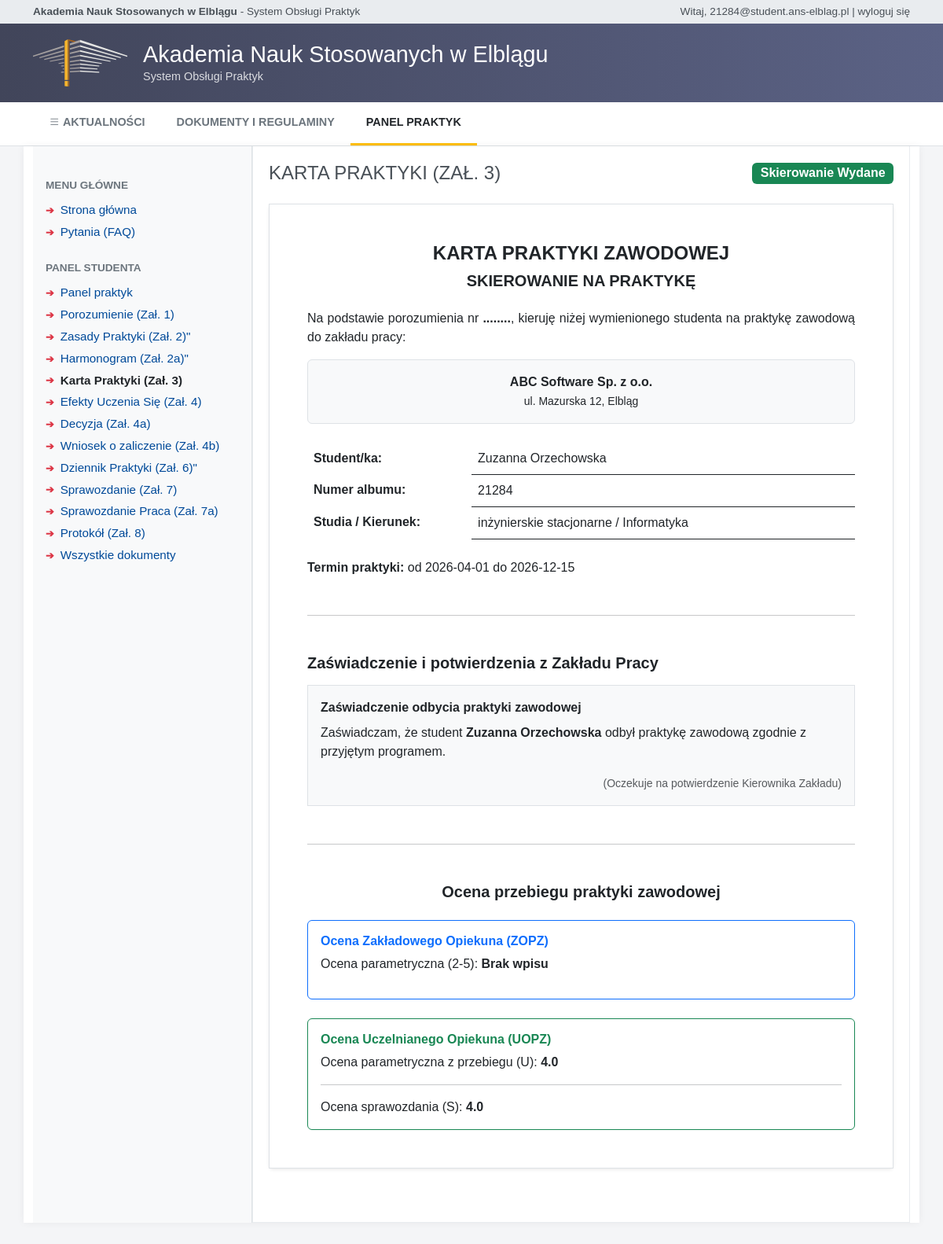
Screenshot of /student/zal3_karta (signed in) with the database file from the repository.
### models.py (models this page shows, shortened)
class Uzytkownik(db.Model, UserMixin):
    __tablename__ = 'uzytkownik'
    id = db.Column(db.Integer, primary_key=True)
    email = db.Column(db.String(120), unique=True, nullable=False)
    haslo_hash = db.Column(db.String(255), nullable=False)
    imie = db.Column(db.String(50), nullable=False)
    nazwisko = db.Column(db.String(50), nullable=False)
    rola = db.Column(db.String(20), nullable=False)
    aktywny = db.Column(db.Integer, default=1)
    @property
    def is_active(self):
        return bool(self.aktywny)

class ZakladPracy(db.Model):
    __tablename__ = 'zaklad_pracy'
    id = db.Column(db.Integer, primary_key=True)
    nazwa = db.Column(db.String(255), nullable=False)
    nip = db.Column(db.String(20), unique=True)
    adres = db.Column(db.String(255))
    miasto = db.Column(db.String(100))
    email = db.Column(db.String(120))
    telefon = db.Column(db.String(50))
    zopz_id = db.Column(db.Integer, db.ForeignKey('uzytkownik.id'))

class Student(db.Model):
    __tablename__ = 'student'
    id = db.Column(db.Integer, primary_key=True)
    uzytkownik_id = db.Column(db.Integer, db.ForeignKey('uzytkownik.id'), nullable=False)
    nr_albumu = db.Column(db.String(20), unique=True, nullable=False)
    kierunek = db.Column(db.String(100), default='informatyka')
    specjalnosc = db.Column(db.String(100))
    tryb_studiow = db.Column(db.String(50))
    rok_studiow = db.Column(db.Integer)
    uzytkownik = db.relationship('Uzytkownik', backref=db.backref('student_profil', uselist=False))

class Praktyka(db.Model):
    __tablename__ = 'praktyka'
    id = db.Column(db.Integer, primary_key=True)
    student_id = db.Column(db.Integer, db.ForeignKey('student.id'), nullable=False)
    zaklad_id = db.Column(db.Integer, db.ForeignKey('zaklad_pracy.id'), nullable=False)
    uopz_id = db.Column(db.Integer, db.ForeignKey('uzytkownik.id'), nullable=False)
    status = db.Column(db.String(50), default='OCZEKUJE_NA_ZAL9')
    data_start = db.Column(db.Date)
    data_end = db.Column(db.Date)
    liczba_godzin = db.Column(db.Integer, default=960)
    student = db.relationship('Student', backref='praktyki')
    zaklad = db.relationship('ZakladPracy')

class Protokol(db.Model):
    __tablename__ = 'protokol'
    id = db.Column(db.Integer, primary_key=True)
    praktyka_id = db.Column(db.Integer, db.ForeignKey('praktyka.id'), unique=True, nullable=False)
    ocena_s = db.Column(db.Float)  # ocena za sprawozdanie
    ocena_u = db.Column(db.Float)  # ocena UOPZ
    ocena_z = db.Column(db.Float)  # ocena ZOPZ
    ocena_koncowa = db.Column(db.Float)
    data_egzaminu = db.Column(db.Date)
    przewodniczacy = db.Column(db.String(255))
    plik_pdf_path = db.Column(db.String(255))
    created_at = db.Column(db.DateTime, default=datetime.utcnow)
    praktyka = db.relationship('Praktyka', backref=db.backref('protokol', uselist=False))

### blueprints/student.py (the view)
@student_bp.route('/zal3_karta')
@login_required
def zal3_karta():
    if current_user.rola != 'student':
        return redirect(url_for('index'))
    student = Student.query.filter_by(uzytkownik_id=current_user.id).first()
    praktyka = Praktyka.query.filter_by(student_id=student.id).first()
    if not praktyka:
        flash('Brak przypisanej praktyki.', 'warning')
        return redirect(url_for('student.dashboard'))
    uopz = Uzytkownik.query.get(praktyka.uopz_id) if praktyka.uopz_id else None
    porozumienie = Porozumienie.query.filter_by(praktyka_id=praktyka.id).first()
    protokol = Protokol.query.filter_by(praktyka_id=praktyka.id).first()
    zopz = Uzytkownik.query.get(praktyka.zaklad.zopz_id) if praktyka.zaklad and praktyka.zaklad.zopz_id else None
    return render_template(
        'dokumenty/zal3_karta.html',
        student=student,
        praktyka=praktyka,
        uopz=uopz,
        zopz=zopz,
        porozumienie=porozumienie,
        protokol=protokol
    )

### templates/dokumenty/zal3_karta.html (shortened to what this page needs)
{% extends "base.html" %}
{% block content %}
<div class="d-flex justify-content-between align-items-center mb-4">
    <div>
        <h2
            style="color: #495057; font-weight: normal; font-size: 1.5rem; text-transform: uppercase; margin-bottom: 0;">
            Karta Praktyki (Zał. 3)</h2>
    </div>
    {% if praktyka.status == 'SKIEROWANIE_WYDANE' %}
    <span class="badge bg-success fs-6">Skierowanie Wydane</span>
    {% else %}
    <span class="badge bg-warning text-dark fs-6">Oczekuje na Skierowanie</span>
    {% endif %}
</div>
<div class="card shadow-sm border-0 mb-5">
    <div class="card-body p-5"
        style="border: 1px solid #dee2e6; max-width: 900px; margin: 0 auto; background-color: #fff;">
        <div class="text-center mb-4">
            <h4 class="fw-bold m-0">KARTA PRAKTYKI ZAWODOWEJ</h4>
            <h5 class="fw-bold mt-2">SKIEROWANIE NA PRAKTYKĘ</h5>
        </div>
        <p style="text-align: justify;">Na podstawie porozumienia nr <strong>{% if porozumienie and porozumienie.id %}{{
                porozumienie.id }}{% else %}........{% endif %}</strong>, kieruję niżej wymienionego studenta na
            praktykę zawodową do zakładu pracy:</p>
        <div class="bg-light p-3 mb-4 text-center rounded fw-bold border">
            {{ praktyka.zaklad.nazwa }}<br>
            <small class="fw-normal">{{ praktyka.zaklad.adres }}, {{ praktyka.zaklad.miasto }}</small>
        </div>
        <table class="table table-borderless mb-4">
            <tbody>
                <tr>
                    <td style="width: 30%;" class="fw-bold">Student/ka:</td>
                    <td class="border-bottom border-dark">{{ student.uzytkownik.imie }} {{ student.uzytkownik.nazwisko
                        }}</td>
                </tr>
                <tr>
                    <td class="fw-bold">Numer albumu:</td>
                    <td class="border-bottom border-dark">{{ student.nr_albumu }}</td>
                </tr>
                <tr>
                    <td class="fw-bold">Studia / Kierunek:</td>
                    <td class="border-bottom border-dark">inżynierskie {{ student.tryb_studiow }} / {{ student.kierunek
                        }}</td>
                </tr>
            </tbody>
        </table>
        <p><strong>Termin praktyki:</strong> od {{ praktyka.data_start }} do {{ praktyka.data_end }}</p>
        <hr class="my-5">
        <h5 class="fw-bold mb-3">Zaświadczenie i potwierdzenia z Zakładu Pracy</h5>
        <div class="p-3 border bg-light mb-4">
            <p class="fw-bold mb-2">Zaświadczenie odbycia praktyki zawodowej</p>
            <p>Zaświadczam, że student <strong>{{ student.uzytkownik.imie }} {{ student.uzytkownik.nazwisko }}</strong>
                odbył praktykę zawodową zgodnie z przyjętym programem.</p>
            <div class="text-end text-muted mt-3"><small>(Oczekuje na potwierdzenie Kierownika Zakładu)</small></div>
        </div>
        <hr class="my-5">
        <h5 class="fw-bold mb-4 text-center">Ocena przebiegu praktyki zawodowej</h5>
        <div class="p-3 border rounded border-primary mb-4">
            <h6 class="fw-bold text-primary">Ocena Zakładowego Opiekuna (ZOPZ)</h6>
            <p>Ocena parametryczna (2-5): <strong>{% if protokol and protokol.ocena_z %}{{ protokol.ocena_z }}{% else
                    %}Brak wpisu{% endif %}</strong></p>
        </div>
        <div class="p-3 border rounded border-success">
            <h6 class="fw-bold text-success">Ocena Uczelnianego Opiekuna (UOPZ)</h6>
            {% if current_user.rola == 'uopz' %}
            <form method="POST">
                <div class="row mb-3 mt-3">
                    <div class="col-md-6">
                        <label class="form-label">Ocena parametryczna z przebiegu (U):</label>
                        <select name="ocena_u" class="form-select">
                            <option value="">Wybierz ocenę...</option>
                            <option value="2.0" {% if protokol and protokol.ocena_u==2.0 %}selected{% endif %}>2.0 -
                                Niedostateczny</option>
                            <option value="3.0" {% if protokol and protokol.ocena_u==3.0 %}selected{% endif %}>3.0 -
                                Dostateczny</option>
                            <option value="3.5" {% if protokol and protokol.ocena_u==3.5 %}selected{% endif %}>3.5 -
                                Dostateczny Plus</option>
                            <option value="4.0" {% if protokol and protokol.ocena_u==4.0 %}selected{% endif %}>4.0 -
                                Dobry</option>
                            <option value="4.5" {% if protokol and protokol.ocena_u==4.5 %}selected{% endif %}>4.5 -
                                Dobry Plus</option>
                            <option value="5.0" {% if protokol and protokol.ocena_u==5.0 %}selected{% endif %}>5.0 -
                                Bardzo Dobry</option>
                        </select>
                    </div>
                    <div class="col-md-6">
                        <label class="form-label">Ocena sprawozdania studenta (S):</label>
                        <select name="ocena_s" class="form-select">
                            <option value="">Wybierz ocenę...</option>
                            <option value="3.0" {% if protokol and protokol.ocena_s==3.0 %}selected{% endif %}>3.0
                            </option>
                            <option value="4.0" {% if protokol and protokol.ocena_s==4.0 %}selected{% endif %}>4.0
                            </option>
                            <option value="5.0" {% if protokol and protokol.ocena_s==5.0 %}selected{% endif %}>5.0
                            </option>
                        </select>
                    </div>
                </div>
                <div class="text-end">
                    <button type="submit" name="akcja" value="zapisz_ocene" class="btn btn-sm btn-success">Zapisz
                        oceny</button>
                </div>
            </form>
            {% else %}
            <p>Ocena parametryczna z przebiegu (U): <strong>{% if protokol and protokol.ocena_u %}{{ protokol.ocena_u
                    }}{% else %}Oczekuje...{% endif %}</strong></p>
            <hr>
            <p class="mb-0">Ocena sprawozdania (S): <strong>{% if protokol and protokol.ocena_s %}{{ protokol.ocena_s
                    }}{% else %}Oczekuje...{% endif %}</strong></p>
            {% endif %}
        </div>
    </div>
</div>
{% endblock %}

### templates/base.html (shortened to what this page needs)
<!DOCTYPE html>
<html lang="pl">
<head>
    <link href="https://cdn.jsdelivr.net/npm/bootstrap@5.3.0/dist/css/bootstrap.min.css" rel="stylesheet">
    <link rel="stylesheet" href="https://cdn.jsdelivr.net/npm/bootstrap-icons@1.10.5/font/bootstrap-icons.css">
</head>
<body>
    <div class="top-bar">
        <div class="container d-flex justify-content-between align-items-center">
            <div>
                <strong>Akademia Nauk Stosowanych w Elblągu</strong> - System Obsługi Praktyk
            </div>
            <div>
                {% if current_user.is_authenticated %}
                Witaj, {{ current_user.email }} |
                <a href="{{ url_for('auth.logout') }}">wyloguj się</a>
                {% else %}
                Nie jesteś zalogowany |
                <a href="{{ url_for('auth.login') }}">zaloguj się</a>
                {% endif %}
            </div>
        </div>
    </div>
    <header class="main-header">
        <div class="container header-content">
            <img src="{{ url_for('static', filename='header-logo.svg') }}" alt="Logo ANS Elbląg"
                style="height: 60px; margin-right: 20px;">
            <div>
                <h1 class="header-title">Akademia Nauk Stosowanych w Elblągu</h1>
                <p class="header-subtitle">System Obsługi Praktyk</p>
            </div>
        </div>
    </header>
    {% block navbar %}
    <nav class="main-nav">
        <div class="container d-flex flex-wrap">
            <a class="nav-link {% if request.path == '/' %}active{% endif %}" href="/"><i class="bi bi-list"></i>
                AKTUALNOŚCI</a>
            <a class="nav-link {% if request.path == '/dokumenty' %}active{% endif %}" href="/dokumenty">DOKUMENTY I
                REGULAMINY</a>
            {% if current_user.is_authenticated %}
            {% if current_user.rola == 'student' %}
            <a class="nav-link {% if 'student' in request.path %}active{% endif %}" href="/student/dashboard">PANEL PRAKTYK</a>
            {% elif current_user.rola == 'uopz' %}
            <a class="nav-link {% if 'uopz' in request.path %}active{% endif %}" href="{{ url_for('uopz.dashboard') }}">PANEL STUDENTÓW</a>
            {% endif %}
            {% endif %}
        </div>
    </nav>
    {% endblock %}
    {% block layout %}
    <div class="container mb-5 content-container">
        <div class="row g-0">
            <div class="col-md-3 sidebar ps-3 pe-3 bg-light border-end">
                <div class="sidebar-section-title">Menu Główne</div>
                <ul class="sidebar-menu">
                    <li><a href="/" class="{% if request.path == '/' %}active{% endif %}">Strona główna</a></li>
                    <li><a href="/pytania" class="{% if request.path == '/pytania' %}active{% endif %}">Pytania
                            (FAQ)</a></li>
                </ul>
                {% if current_user.is_authenticated and current_user.rola == 'student' %}
                <div class="sidebar-section-title mt-4">Panel Studenta</div>
                <ul class="sidebar-menu">
                    <li><a href="/student/dashboard" class="{% if 'dashboard' in request.path %}active{% endif %}">Panel praktyk</a></li>
                    <li><a href="/student/porozumienie"
                            class="{% if 'porozumienie' in request.path %}active{% endif %}">Porozumienie (Zał. 1)</a>
                    </li>
                    <li><a href="/student/zal2_program"
                            class="{% if 'zal2_program' in request.path %}active{% endif %}">Zasady Praktyki (Zał. 2)"
                        </a>
                    </li>
                    <li><a href="/student/zal2a_harmonogram"
                            class="{% if 'zal2a_harmonogram' in request.path %}active{% endif %}">Harmonogram (Zał.
                            2a)"</a>
                    </li>
                    <li><a href="/student/zal3_karta"
                            class="{% if 'zal3_karta' in request.path %}active{% endif %}">Karta Praktyki (Zał. 3)</a>
                    </li>
                    <li><a href="/student/zal4_efekty"
                            class="{% if 'zal4_efekty' in request.path %}active{% endif %}">Efekty Uczenia Się (Zał.
                            4)</a></li>
                    <li><a href="/student/zal4a_decyzja"
                            class="{% if 'zal4a_decyzja' in request.path %}active{% endif %}">Decyzja (Zał. 4a)</a></li>
                    <li><a href="/student/zal4b_wniosek"
                            class="{% if 'zal4b_wniosek' in request.path %}active{% endif %}">Wniosek o zaliczenie (Zał.
                            4b)</a></li>
                    <li><a href="/student/dziennik"
                            class="{% if 'dziennik' in request.path %}active{% endif %}">Dziennik Praktyki (Zał. 6)"</a>
                    </li>
                    <li><a href="/student/sprawozdanie"
                            class="{% if 'sprawozdanie' in request.path %}active{% endif %}">Sprawozdanie (Zał. 7)</a>
                    </li>
                    <li><a href="/student/zal7a_sprawozdanie"
                            class="{% if 'zal7a_sprawozdanie' in request.path %}active{% endif %}">Sprawozdanie Praca
                            (Zał. 7a)</a></li>
                    <li><a href="/student/zal8_protokol"
                            class="{% if 'zal8_protokol' in request.path %}active{% endif %}">Protokół (Zał. 8)</a></li>
                    <li><a href="/dokumenty">Wszystkie dokumenty</a></li>
                </ul>
                {% endif %}
            </div>
            <div class="col-md-9 content-area">
                {% block content %}{% endblock %}
            </div>
        </div>
    </div>
    {% endblock %}
</body>
</html>

### rows the page displays
Uzytkownik: email "21284@student.ans-elblag.pl", uzytkownik.imie "Zuzanna", uzytkownik.nazwisko "Orzechowska"
ZakladPracy: zaklad.nazwa "ABC Software Sp. z o.o.", zaklad.adres "ul. Mazurska 12", zaklad.miasto "Elbląg"
Student: nr_albumu "21284", tryb_studiow "stacjonarne", kierunek "Informatyka"
Praktyka: data_start "2026-04-01", data_end "2026-12-15"
Protokol: ocena_u "4.0", ocena_s "4.0"
